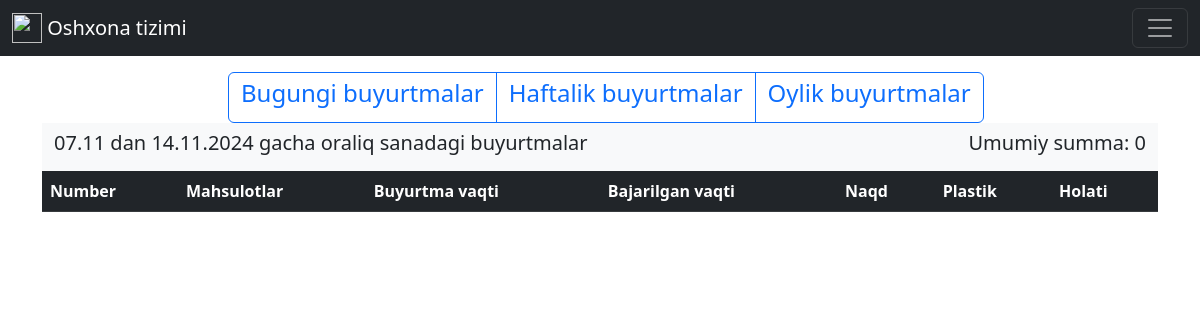
Page /profession/accountant/week/ (signed in) on the earlier database version.
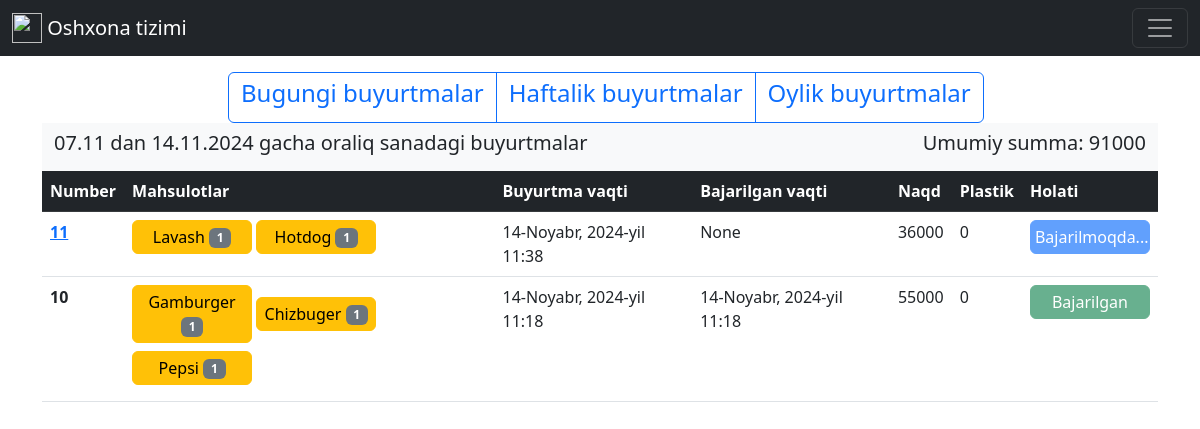
Same page on the later database version.
### products/models.py (models this page shows, shortened)
class Order(models.Model):
    ref_code = models.IntegerField()
    products = models.ManyToManyField(OrderProduct)
    start_date = models.DateTimeField(auto_now_add=True)
    ordered_date = models.DateTimeField()
    ordered = models.BooleanField(default=False)
    order_completed = models.BooleanField(default=False)
    order_completed_date = models.DateTimeField(null=True, blank=True)
    cash = models.IntegerField()
    plastic = models.IntegerField(null=True, blank=True)
    def get_order_price(self):
        if self.plastic:
            return self.cash + self.plastic
        else:
            return self.cash

class OrderProduct(models.Model):
    ordered = models.BooleanField(default=False)
    product = models.ForeignKey(Product, on_delete=models.CASCADE)
    quantity = models.IntegerField(default=1)

class Product(models.Model):
    name = models.CharField(max_length=50)
    date = models.DateTimeField(auto_now_add=True)
    price = models.IntegerField()
    discount_price = models.IntegerField(null=True, blank=True)
    category = models.ForeignKey(Category, on_delete=models.CASCADE)
    class Meta:
        verbose_name_plural = "Products"

### products/views.py (the view)
# urls.py: path('accountant/week/', accountant_view1, name='admin_page1'),
def accountant_view1(request):
    if request.user.is_superuser or request.user.profession == 'accountant':
        today = datetime.date.today()
        week = datetime.date.today() - datetime.timedelta(days=7)
        week_orders = Order.objects.filter(ordered_date__gte=week)
        orders_price = list(map(lambda order: order.get_order_price(), week_orders))
        summa = sum(orders_price)
        return render(request, 'admin_page/home1.html', {
            'today': today.strftime('%d.%m.%Y'),
            'week': week.strftime('%d.%m'),
            'week_orders': reversed(week_orders),
            'summa': summa,
        })
    else:
        return redirect('/page/not_found/')

### template/admin_page/home1.html (shortened to what this page needs)
{% extends 'admin_page/admin.html' %}
{% block content %}
<div class="col-10 offset-2">
<div class="btn-group" role="group" aria-label="Basic mixed styles example">
  <a href="{% url 'admin_page' %}" class="btn btn-outline-primary"><h4>Bugungi buyurtmalar</h4></a>
  <a href="{% url 'admin_page1' %}" class="btn btn-outline-primary"><h4>Haftalik buyurtmalar</h4></a>
  <a href="{% url 'admin_page2' %}" class="btn btn-outline-primary"><h4>Oylik buyurtmalar</h4></a>
</div>
</div>
<nav class="navbar bg-light">
  <div class="container-fluid">
    <h5>{{ week }} dan {{ today }} gacha oraliq sanadagi buyurtmalar</h5>
    <span class="navbar-text-active">
      <h5>Umumiy summa: {{ summa }}</h5>
      </span>
  </div>
</nav>
<table class="table">
  <thead>
    <tr class="table table-dark">
      <th scope="col">Number</th>
      <th scope="col">Mahsulotlar</th>
      <th scope="col">Buyurtma vaqti</th>
      <th scope="col">Bajarilgan vaqti</th>
      <th scope="col">Naqd</th>
      <th scope="col">Plastik</th>
      <th scope="col">Holati</th>
    </tr>
  </thead>
  <tbody>
  {% for order in week_orders %}
    <tr>
      <th scope="row">
        {% if order.order_completed %}
        {{ order.ref_code }}
        {% else %}
        <a href="{% url 'order_completed' order.pk %}">{{ order.ref_code }}</a>
        {% endif %}
      </th>
      <td>{% for order_product in order.products.all %}
        <button type="button" class="btn btn-warning p-1 mb-2" style="width: 120px;">
            {{ order_product.product.name }} <span class="badge text-bg-secondary">{{ order_product.quantity }}</span>
        </button>
        {% endfor %}
      </td>
      <td>{{ order.ordered_date }}</td>
      <td>{{ order.order_completed_date }}</td>
      <td>{{ order.cash }}</td>
      {% if order.plastic %}
        <td>{{ order.plastic }}</td>
      {% else %}
        <td>0</td>
      {% endif %}
      {% if order.order_completed %}
        <td><button type="button" class="btn btn-success disabled p-1 mb-2" style="width: 120px;">Bajarilgan</button></td>
      {% else %}
        <td><button type="button" class="btn btn-primary disabled p-1 mb-2" style="width: 120px;">Bajarilmoqda...</button></td>
      {% endif %}
    </tr>
  {% endfor %}
  </tbody>
</table>
{% endblock content %}

Differences in the rows shown:
added Order: ref_code "11", ordered_date "14-Noyabr, 2024-yil 11:38", order_completed_date "None", cash "36000", order_completed "Bajarilmoqda..."
added OrderProduct: product.name "Lavash", quantity "1", shown under "11"
added OrderProduct: product.name "Hotdog", quantity "1", shown under "11"
added Order: ref_code "10", ordered_date "14-Noyabr, 2024-yil 11:18", order_completed_date "14-Noyabr, 2024-yil 11:18", cash "55000", order_completed "Bajarilgan"
added OrderProduct: product.name "Gamburger", quantity "1", shown under "10"
added OrderProduct: product.name "Chizbuger", quantity "1", shown under "10"
added OrderProduct: product.name "Pepsi", quantity "1", shown under "10"
Other differences:
{{ summa }}: "0" → "91000"
